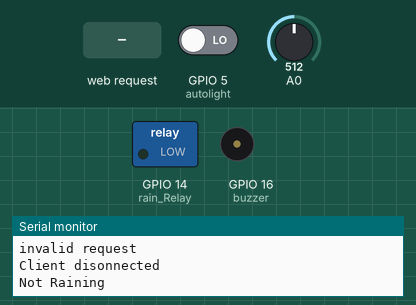
A sketch run on a simulated ESP8266 (NodeMCU). Parts: switched loads named in the sketch (green lamp = pin HIGH), buzzer (waves = sounding, pin HIGH), the last lines printed to the serial monitor. The inputs (shaded band) are chosen by the test bench; at power-on: A0 = 512, GPIO 5 (autolight) LOW. WiFi joins after 1.5 s; servers stay silent unless stated; uploads are accepted with an empty reply.

Above: at 2.7 s.
2.8 s: HTTP request GET /rain/1 received
At 4.4 s:
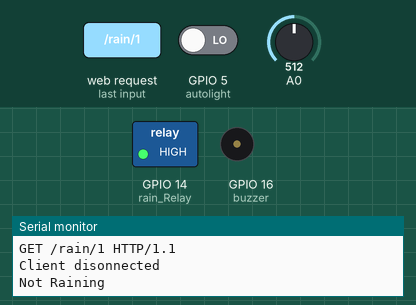
5.0 s: HTTP request GET /buzzer/1 received
At 6.3 s:
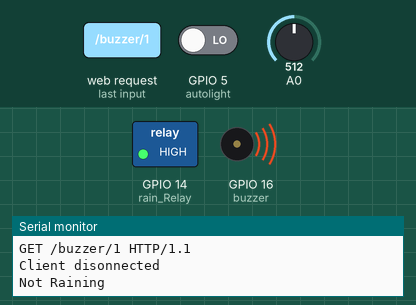
7.0 s: HTTP request GET /rain/0 received
At 8.1 s:
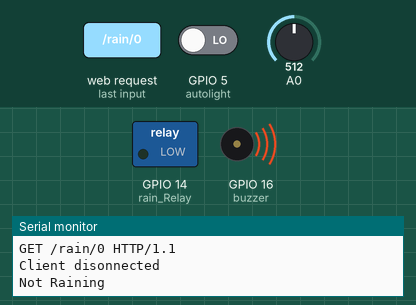
9.0 s: A0 set to 498
11.3 s: HTTP request GET /buzzer/0 received
At 12.4 s:
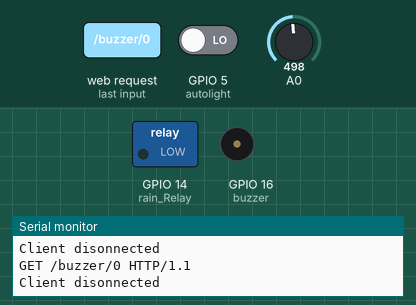
Timing chart, 0 to 14.3 s (numbered marks = the images above; inputs shaded):
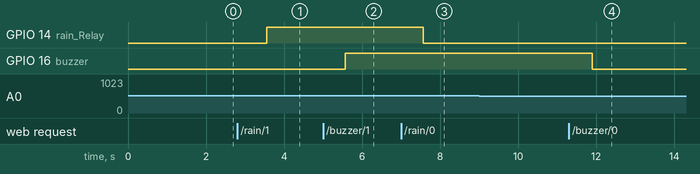

Measured:
- after the input at 2.8 s, GPIO 14 (rain_Relay): LOW → HIGH after 0.75 s
- after the input at 5.0 s, GPIO 16 (buzzer): LOW → HIGH after 0.56 s
- after the input at 7.0 s, GPIO 14 (rain_Relay): HIGH → LOW after 0.57 s
- after the input at 11.3 s, GPIO 16 (buzzer): HIGH → LOW after 0.60 s

The sketch:

seg5_p2.ino
```cpp
#include <TimeLib.h>
#include <ESP8266WiFi.h>
#include <WiFiUdp.h>

const char* ssid = "JaraWifi"; //your ssid
const char* password = "jaraz12345"; //password of your wifi network
String phoneNumber="+94716482041"; //phone number to which notification messages are sent

const char* host = "www.txtlocal.com";

const int sensorMin = 0;     // rainSensor minimum
const int sensorMax = 1024;  // rainSensor maximum

WiFiServer server(80);

static const char ntpServerName[] = "lk.pool.ntp.org";
const float timeZone = 5.50;

WiFiUDP Udp;
unsigned int localPort = 8888;  // local port to listen for UDP packets

boolean buzzer=false;
boolean autoLight=false;
boolean autoLightStatus=true;

boolean lockLow = true;//rain vars
boolean lockHigh = true;//rain vars

String store_var="desc|stTime1|endTime1&";

time_t getNtpTime();
String digitalClockDisplay();
String printDigits(int digits);
void sendNTPpacket(IPAddress &address);

void setup() {
  pinMode(5,INPUT);//autolight
  pinMode(16, OUTPUT);//buzzer
  pinMode(14, OUTPUT);//rain_Relay
  digitalWrite(2, 1);
  digitalWrite(12, 0);//@ the begining phtocell is not active
  digitalWrite(14,0);//@ the begining rain sensor is not active
  digitalWrite(16, 0);//From the begining buzzer is not active
  digitalWrite(2, 1);

  Serial.begin(115200);
  delay(10);

  // Connect to WiFi network
  Serial.println();
  Serial.println();
  Serial.print("Connecting to ");
  Serial.println(ssid);

  WiFi.begin(ssid, password);

  while (WiFi.status() != WL_CONNECTED) {
    delay(500);
    Serial.print(".");
  }
  Serial.println("");
  Serial.println("WiFi connected");

  // Start the server
  server.begin();
  Serial.println("Server started");

  // Print the IP address
  Serial.println(WiFi.localIP());

  Udp.begin(localPort);
  setSyncProvider(getNtpTime);
  setSyncInterval(300);
}

time_t prevDisplay = 0;

void loop() {
  if(digitalRead(5)==HIGH){
    autoLight=true;
  }else{
    autoLight=false;
    }

  // Check if a client has connected
  WiFiClient client = server.available();
  //if (!client) {
    //return;
  //}

  // Wait until the client sends some data
 //Serial.println("new client");
  //while(!client.available()){
  //  delay(1);
  //}

  // Read the first line of the request
  String req = client.readStringUntil('\r');
  Serial.println(req);
  client.flush();

  // Match the request
  String pos;
  int checkPos;
  int val;
  String s;

  if (req.indexOf("/rain/0") != -1){
    digitalWrite(14, 0);
    s = "HTTP/1.1 200 OK\r\nContent-Type: text/plain\r\n\r\nLeakage Sensor Down";}

  else if (req.indexOf("/rain/1") != -1){
    digitalWrite(14, 1);
    s = "HTTP/1.1 200 OK\r\nContent-Type: text/plain\r\n\r\nLeakage Sensor Up";}

  else if (req.indexOf("/rain/check/1") != -1){
    if(digitalRead(14)==LOW){
      pos="Rain sensor down!";}
    else if(digitalRead(14)==HIGH){
      pos="Rain sensor up!";}
    s = "HTTP/1.1 200 OK\r\nContent-Type: text/plain\r\n\r\n"+pos;}

  else if (req.indexOf("/buzzer/check/1") != -1){
    s = "HTTP/1.1 200 OK\r\nContent-Type: text/plain\r\n\r\n"+String(buzzer);}

  else if (req.indexOf("/buzzer/1") != -1){
    digitalWrite(16,1);
    s = "HTTP/1.1 200 OK\r\nContent-Type: text/plain\r\n\r\nBuzzer on";}

  else if (req.indexOf("/buzzer/0") != -1){
    digitalWrite(16,0);
    s = "HTTP/1.1 200 OK\r\nContent-Type: text/plain\r\n\r\nBuzzer off";}

  else if (req.indexOf("/notification") != -1){
    s = "HTTP/1.1 200 OK\r\nContent-Type: text/plain\r\n\r\n"+store_var;}

 else if (req.indexOf("/photocell/data") != -1){
    s = "HTTP/1.1 200 OK\r\nContent-Type: text/plain\r\n\r\n"+String(autoLightStatus)+","+String(autoLight);}

 else if (req.indexOf("/photocell/0") != -1){
    autoLightStatus=false;
    s = "HTTP/1.1 200 OK\r\nContent-Type: text/plain\r\n\r\nPhotocell sensor deactivated";}


  else if (req.indexOf("/photocell/1") != -1){
    autoLightStatus=true;
    s = "HTTP/1.1 200 OK\r\nContent-Type: text/plain\r\n\r\nPhotocell sensor activated!";}

  else {
    Serial.println("invalid request");
    client.stop();
    //return;
  }

  client.flush();

  // Send the response to the client
  client.print(s);
  delay(1);
  Serial.println("Client disonnected");

  // The client will actually be disconnected
  // when the function returns and 'client' object is detroyed

//rain sensor
  int sensorReading = analogRead(0);//rainSensor
  int range = map(sensorReading, sensorMin, sensorMax, 0, 3);//map rainSensor readings

    // rainSensor range value:
  switch (range) {
    case 0:    // Sensor getting wet
      buzzer=true;
      if(lockHigh){
        Serial.println("Flood");
        lockHigh=false;


        store_var+="HeavyRain|";
        store_var+= digitalClockDisplay();
        store_var+= "|";

        WiFiClient client;
        const int httpPort = 80;
        if (!client.connect(host, httpPort)) {
          Serial.println("connection failed");
          return;
        }

        String url = "/sendsmspost.php?uname=happyhome.ucsc@gmail.com&pword=Happyhome.ucsc1994&message=It's%20raining%20heavily!.-HomeAssistent&selectednums="+phoneNumber+"&info=1&test=0";

        client.print(String("GET ") + url + " HTTP/1.1\r\n" +
                  "Host: " + host + "\r\n" +
                  "Connection: close\r\n\r\n");
        unsigned long timeout = millis();
         while (client.available() == 0) {
          if (millis() - timeout > 5000) {
            client.stop();
            return;
          }
        }

      Serial.print(store_var);
         delay(50);
        }
      break;
    case 1:    // Sensor getting wet
      buzzer=true;
      if(lockLow){
        Serial.println("Rain Warning");
        lockLow=false;

        store_var+="LightRain";
        store_var+= digitalClockDisplay();
        store_var+= "|";

        WiFiClient client;
        const int httpPort = 80;
        if (!client.connect(host, httpPort)) {
          Serial.println("connection failed");
          return;
        }

        String url = "/sendsmspost.php?uname=happyhome.ucsc@gmail.com&pword=Happyhome.ucsc1994&message=Light%20rain%detected!.-HomeAssistent&selectednums="+phoneNumber+"&info=1&test=0";

        client.print(String("GET ") + url + " HTTP/1.1\r\n" +
                  "Host: " + host + "\r\n" +
                  "Connection: close\r\n\r\n");
        unsigned long timeout = millis();
         while (client.available() == 0) {
          if (millis() - timeout > 5000) {
            client.stop();
            return;
          }
        }

      Serial.print(store_var);
         delay(50);
        }
      break;
    case 2:    // Sensor dry - To shut this up delete the " Serial.println("Not Raining"); " below.
      buzzer=false;
      Serial.println("Not Raining");
      lockLow=true;
      lockHigh=true;
      break;
    }

}

String digitalClockDisplay()
{
  // digital clock display of the time
  String s= String(hour());
  s+=printDigits(minute());
  s+=printDigits(second());
  s+=" ";
  s+=String(day());
  s+=".";
  s+=String(month());
  s+=".";
  s+=String(year());

  return s;
}

String printDigits(int digits)
{
  // utility for digital clock display: prints preceding colon and leading 0
  String dts=":";
  if (digits < 10)
    dts=dts+'0';
  dts=dts+String(digits);
  return dts;
}

const int NTP_PACKET_SIZE = 48; // NTP time is in the first 48 bytes of message
byte packetBuffer[NTP_PACKET_SIZE]; //buffer to hold incoming & outgoing packets

time_t getNtpTime()
{
  IPAddress ntpServerIP; // NTP server's ip address

  while (Udp.parsePacket() > 0) ; // discard any previously received packets
  Serial.println("Transmit NTP Request");
  // get a random server from the pool
  WiFi.hostByName(ntpServerName, ntpServerIP);
  Serial.print(ntpServerName);
  Serial.print(": ");
  Serial.println(ntpServerIP);
  sendNTPpacket(ntpServerIP);
  uint32_t beginWait = millis();
  while (millis() - beginWait < 1500) {
    int size = Udp.parsePacket();
    if (size >= NTP_PACKET_SIZE) {
      Serial.println("Receive NTP Response");
      Udp.read(packetBuffer, NTP_PACKET_SIZE);  // read packet into the buffer
      unsigned long secsSince1900;
      // convert four bytes starting at location 40 to a long integer
      secsSince1900 =  (unsigned long)packetBuffer[40] << 24;
      secsSince1900 |= (unsigned long)packetBuffer[41] << 16;
      secsSince1900 |= (unsigned long)packetBuffer[42] << 8;
      secsSince1900 |= (unsigned long)packetBuffer[43];
      return secsSince1900 - 2208988800UL + timeZone * SECS_PER_HOUR;
    }
  }
  Serial.println("No NTP Response :-(");
  return 0; // return 0 if unable to get the time
}

// send an NTP request to the time server at the given address
void sendNTPpacket(IPAddress &address)
{
  // set all bytes in the buffer to 0
  memset(packetBuffer, 0, NTP_PACKET_SIZE);
  // Initialize values needed to form NTP request
  // (see URL above for details on the packets)
  packetBuffer[0] = 0b11100011;   // LI, Version, Mode
  packetBuffer[1] = 0;     // Stratum, or type of clock
  packetBuffer[2] = 6;     // Polling Interval
  packetBuffer[3] = 0xEC;  // Peer Clock Precision
  // 8 bytes of zero for Root Delay & Root Dispersion
  packetBuffer[12] = 49;
  packetBuffer[13] = 0x4E;
  packetBuffer[14] = 49;
  packetBuffer[15] = 52;
  // all NTP fields have been given values, now
  // you can send a packet requesting a timestamp:
  Udp.beginPacket(address, 123); //NTP requests are to port 123
  Udp.write(packetBuffer, NTP_PACKET_SIZE);
  Udp.endPacket();
}
```
